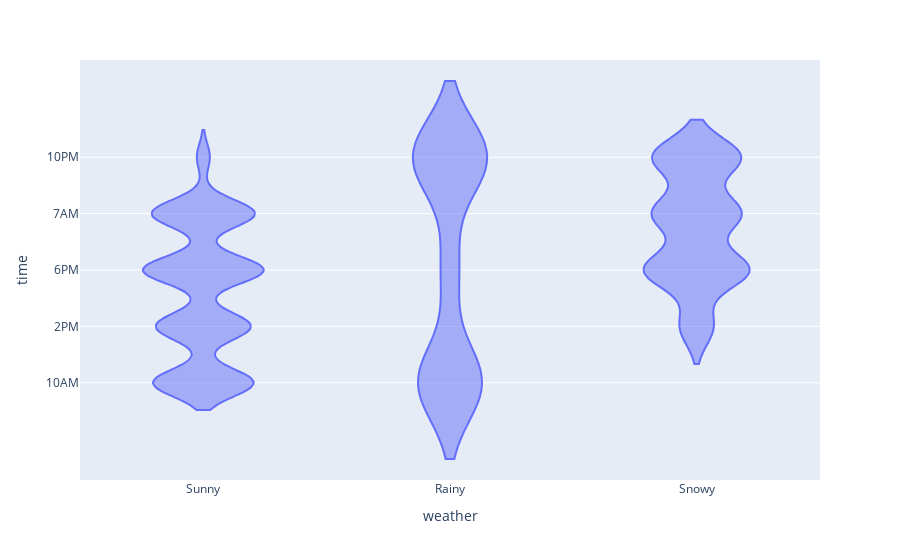

The notebook cell this image was saved under:
### Code cell
fig = px.violin(barista, x='weather', y='time')
fig.show()

### Figure 1 — Plotly figure (JSON) as saved in the notebook; plotly's stock layout.template omitted (floating-point values rounded to 4 significant figures; data arrays with more than 128 entries replaced by an {"elided": "..."} marker saying what was removed)
{"data": [{"alignmentgroup": "True", "box": {"visible": false}, "hovertemplate": "weather=%{x}<br>time=%{y}<extra></extra>", "legendgroup": "", "marker": {"color": "#636efa"}, "name": "", "offsetgroup": "", "orientation": "v", "scalegroup": "True", "showlegend": false, "type": "violin", "x": {"elided": "3996 str values"}, "x0": " ", "xaxis": "x", "y": {"elided": "3996 str values"}, "y0": " ", "yaxis": "y"}], "layout": {"legend": {"tracegroupgap": 0}, "margin": {"t": 60}, "violinmode": "group", "xaxis": {"anchor": "y", "domain": [0, 1], "title": {"text": "weather"}}, "yaxis": {"anchor": "x", "domain": [0, 1], "title": {"text": "time"}}}}
